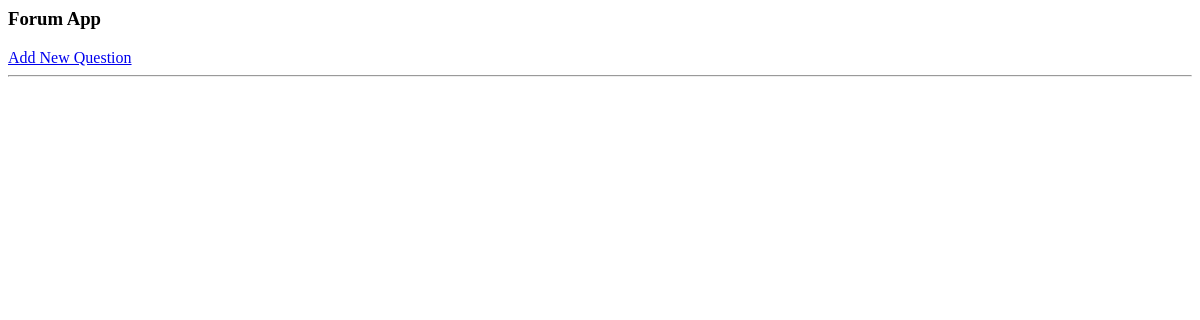
/questions/, run on an earlier commit of the app's database.
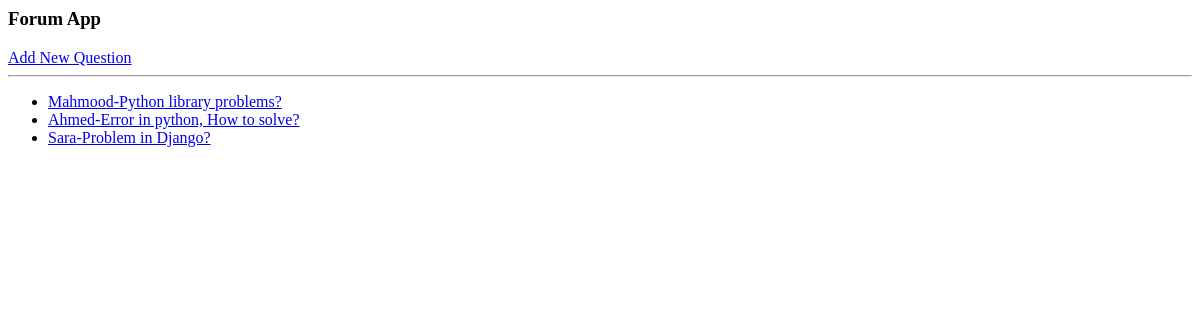
And on a later commit of the database.
### forum/models.py (models this page shows)
class Question(models.Model):
    question=models.CharField(max_length=300)
    author=models.CharField(max_length=50)
    create_date=models.DateTimeField(default=timezone.now)
    def __str__(self):
        return self.question
    class Meta:
        ordering=["-id"]

### forum/views.py (the view)
# urls.py: path('questions/',questions_list),
def questions_list(request):
    data=Question.objects.all()
    return render(request,'forum/list.html',{'data':data})

### forum/templates/forum/list.html
<h3>Forum App</h3>
<a href="/questions/add"> Add New Question </a>
<hr>
<ul>
    {% for question in data %}
    <li><a href="/questions/{{question.id}}">{{question.author}}-{{question}}</a></li>
    {% endfor %}
</ul>

What changed in the data, as far as the page shows it:
added Question: author "Mahmood", question "Python library problems?"
added Question: author "Ahmed", question "Error in python, How to solve?"
added Question: author "Sara", question "Problem in Django?"
